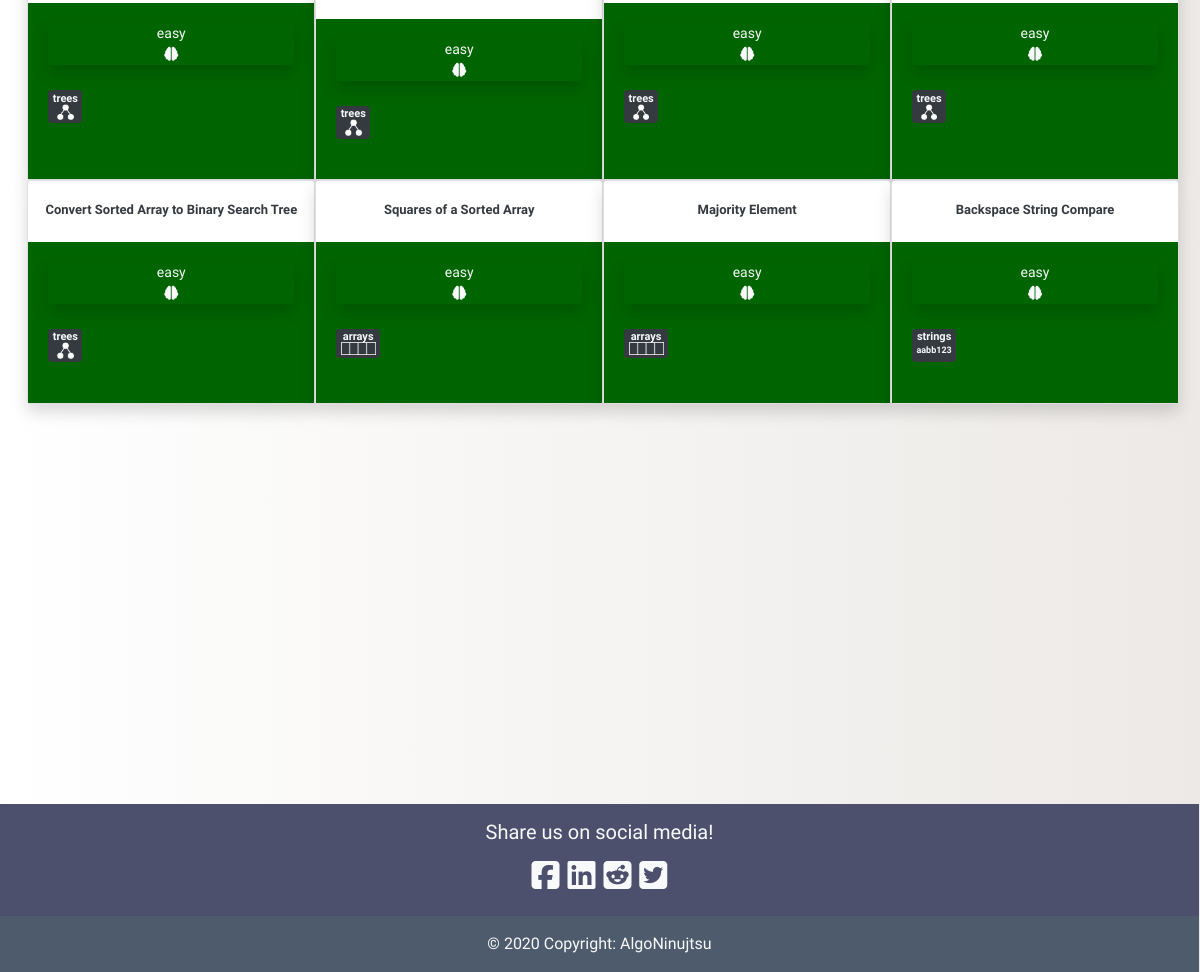
/difficulty/easy/ (lower part), run on an earlier commit of the app's database.
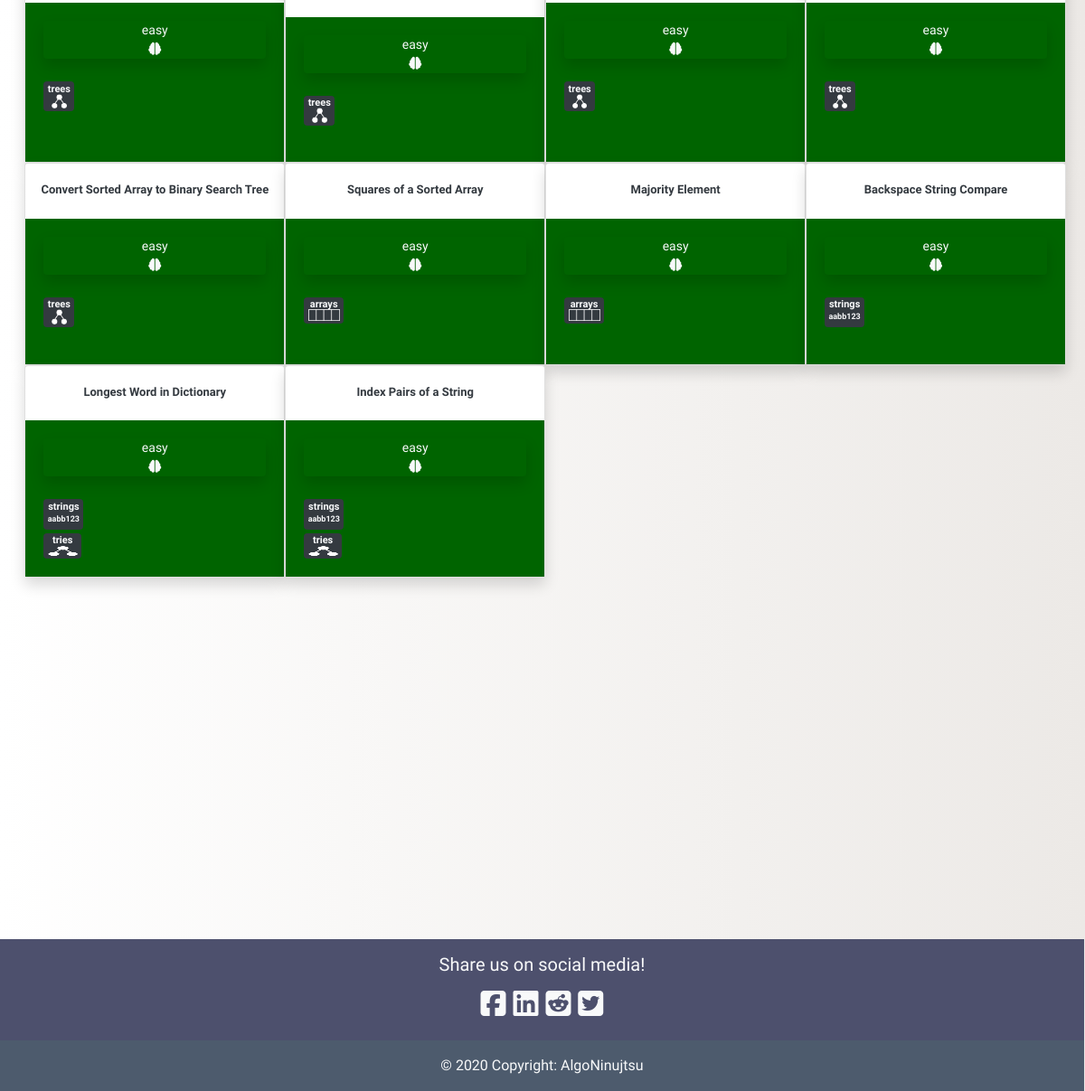
And on a later commit of the database.
### blog/models.py (models this page shows, shortened)
class Post(models.Model):
    author = models.TextField()
    title = RichTextField()
    category = models.TextField(choices = CATEGORY_CHOICES, default = 'arrays')
    alt_category = models.TextField(choices = CATEGORY_CHOICES, blank=True, null = True)
    difficulty = models.TextField(choices = DIFFICULTY_CHOICES, default = 'easy')
    description = RichTextField()
    text = RichTextField()
    explanation = RichTextField()
    additional_notes = RichTextField(blank=True, null = True)
    published_date = models.DateTimeField(blank=True, null=True)

### blog/views.py (the view)
# urls.py: path('difficulty/<str:difficulty>/', views.DifficultyPostListView.as_view(), name='difficulty_post_list'),
class DifficultyPostListView(ListView):
    model = Post
    def get_queryset(self, *args, **kwargs):
        difficulty = self.kwargs.get('difficulty')
        return Post.objects.filter(difficulty = difficulty)

### blog/templates/blog/post_list.html (shortened to what the changed rows need)
{% extends 'blog/base.html' %}
{% load static %}
{% block content %}
<div class="postlist col-md-12">
    {% if not post_list.count %}
    <h1 class = "counter my-5" align = "center">No Questions Found</h1>
    <br><br>
    {% elif post_list.count == 1 %}
    <h1 class = "counter my-3" align="center">{{post_list.count}} Question</h1>
    <br><br>
    {% else %}
    <br><br>
    {% endif %}
  <div class="row">
  {% for post in post_list %}
  <div class="card shadow" style="width: 25%">
    <br>
    <h3 align="center"><a class="check text-dark" style = "font-size:13px;" href="{% url 'post_detail' pk=post.pk %}">
      <b>{{ post.title|safe }}</b></a></h3>
    {% if post.difficulty == "easy" %}
    <div class="card-body" style="background-color: rgb(0,100,0)">
    {% elif post.difficulty == "medium" %}
    <div class="card-body" style="background-color: rgb(204,204,0)">
    {% elif post.difficulty == "hard" %}
    <div class="card-body" style="background-color: rgb(128,0,0)"">
    {% endif %}
      <div class="postdifficulty text-light shadow rounded"align="center">
        <a class="text-light" href="{% url 'difficulty_post_list' difficulty=post.difficulty %}">
        {{post.difficulty}}
        <br>
        {% if post.difficulty == "medium" %}
        <i class="fas fa-brain fa-2x"></i>
        {% elif post.difficulty == "hard" %}
        <i class="fas fa-brain fa-3x"></i>
        {% else %}
        <i class="fas fa-brain"></i>
        {% endif %}
        </a>
      </div>
      <br>
        <div class="category text-light badge badge-dark my-1">
        <a class="text-light" href="{% url 'category_post_list' category=post.category %}">
        {% if post.category != "linked lists" and post.category != "binary search"%}
        <h8>{{post.category}}</h8>
        {% endif %}
        <br>
        {% if post.category == "linked lists" %}
        <img src="{% static 'images/thumbnail_image8.png' %}" width="45" height="12">
        {% elif post.category == "trees" %}
        <img src="{% static 'images/thumbnail_image5.png' %}" width="16.5" height="16.5">
        {% elif post.category == "arrays" %}
        <img src="{% static 'images/thumbnail_image7.png' %}" width="35" height="13">
        {% elif post.category == "strings" %}
        <p class= "my-1" style = "font-size: 9px; font: verdana;"><b>aabb123</b></p>
        {% elif post.category == "hashsets" %}
        <i class="fas fa-table"></i>
        {% elif post.category == "hashmaps" %}
        <i class="fas fa-columns"></i>
        {% elif post.category == "DP" %}
        <i class="my-1 fas fa-sort-amount-up"></i>
        {% elif post.category == "math" %}
        <i class="fas fa-calculator"></i>
        {% elif post.category == "graphs" %}
        <i class="fas fa-th"></i>
        {% elif post.category == "stacks" %}
        <i class="fas fa-angle-double-up"></i>
        {% elif post.category == "queues" %}
        <i class="fas fa-angle-double-right"></i>
        {% elif post.category == "recursion" %}
        <i class="fas fa-infinity"></i>
        {% elif post.category == "tries" %}
        <img src="{% static 'images/thumbnail_image5.png' %}" width="33" height="11">
        {% elif post.category == "binary" %}
        <p class= "my-1" style = "font-size: 8px; font: verdana;"><b>01101001</b></p>
        {% elif post.category == "binary search" %}
        <i class="fas fa-arrows-alt-h"></i>
        {% elif post.category == "heaps" %}
        <img src="{% static 'images/thumbnail_image6.png' %}" width="25.3" height="22">
        {% endif %}
        </a>
        </div>
        <br>
        {% if post.alt_category %}
        <div class="alt_category text-light badge badge-dark">
        {% else %}
        <div class="alt_category text-light">
        {% endif %}
        <a class="text-light" href="{% url 'category_post_list' category=post.alt_category %}">
          {% if post.alt_category and post.alt_category != "linked lists" and post.alt_category != "binary search"%}
          <h8>{{post.alt_category}}</h8>
          {% endif %}
          <br>
        {% if post.alt_category == "linked lists" %}
        <img src="{% static 'images/thumbnail_image8.png' %}" width="45" height="12">
        {% elif post.alt_category == "trees" %}
        <img src="{% static 'images/thumbnail_image5.png' %}" width="16.5" height="16.5">
        {% elif post.alt_category == "arrays" %}
        <img src="{% static 'images/thumbnail_image7.png' %}" width="35" height="13">
        {% elif post.alt_category == "hashmaps" %}
        <i class="fas fa-columns"></i>
        {% elif post.alt_category == "DP" %}
        <i class="my-1 fas fa-sort-amount-up"></i>
        {% elif post.alt_category == "math" %}
        <i class="fas fa-calculator"></i>
        {% elif post.alt_category == "graphs" %}
        <i class="fas fa-th fa-2x"></i>
        {% elif post.alt_category == "stacks" %}
        <i class="fas fa-angle-double-up"></i>
        {% elif post.alt_category == "queues" %}
        <i class="fas fa-angle-double-right"></i>
        {% elif post.alt_category == "strings" %}
        <p class= "my-1" style = "font-size: 9px; font: verdana;"><b>aabb123</b></p>
        {% elif post.alt_category == "hashsets" %}
        <i class="fas fa-table"></i>
        {% elif post.alt_category == "recursion" %}
        <i class="fas fa-infinity"></i>
        {% elif post.alt_category == "tries" %}
        <img src="{% static 'images/thumbnail_image5.png' %}" width="33" height="11">
        {% elif post.alt_category == "heaps" %}
        <img src="{% static 'images/thumbnail_image6.png' %}" width="25.3" height="22">
        {% elif post.alt_category == "binary" %}
        <p class= "my-1" style = "font-size: 9px; font: verdana;"><b>01101001</b></p>
        {% elif post.alt_category == "binary search" %}
        <i class="fas fa-arrows-alt-h"></i>
        {% endif %}
        </a>
        </div>
    </div>
  </div>
  {% endfor %}
  </div>
</div>
{% endblock %}

What changed in the data, as far as the page shows it:
added Post: title "Longest Word in Dictionary", difficulty "easy", category "strings", shows "aabb123", alt_category "tries"
added Post: title "Index Pairs of a String", difficulty "easy", category "strings", shows "aabb123", alt_category "tries"
